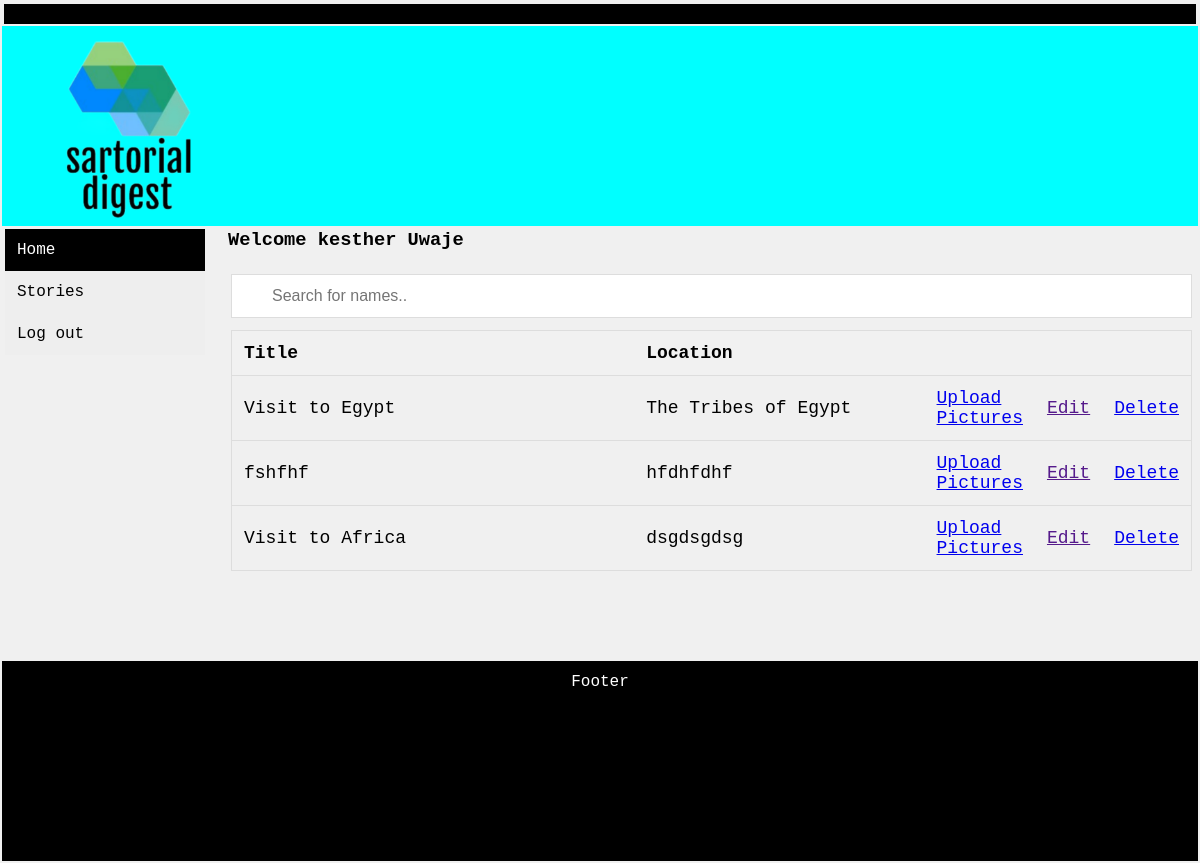
Page /stories1.php?sql=10 on the committed database.
### tables this page shows
CREATE TABLE IF NOT EXISTS `users` (
  `id` int NOT NULL AUTO_INCREMENT,
  `fname` varchar(50) DEFAULT NULL,
  `lname` varchar(50) DEFAULT NULL,
  `email` varchar(50) DEFAULT NULL,
  `xlocation` longtext,
  `xdate` datetime NOT NULL DEFAULT CURRENT_TIMESTAMP ON UPDATE CURRENT_TIMESTAMP,
  `pic` longtext,
  `xpassword` longtext,
  PRIMARY KEY (`id`)
);

CREATE TABLE IF NOT EXISTS `stories_tble` (
  `id` int NOT NULL AUTO_INCREMENT,
  `title` longtext,
  `location` longtext,
  `msg` longtext,
  `userID` int NOT NULL,
  `xDate` datetime NOT NULL DEFAULT CURRENT_TIMESTAMP ON UPDATE CURRENT_TIMESTAMP,
  `xApproval` int NOT NULL DEFAULT '0',
  PRIMARY KEY (`id`)
);

### stories1.php (the view, shortened to what this page needs)
<?php require_once "dbconnect.php"; ?>
<?php
$id = $_GET['sql'];
    $sql = "Select * from users where id='$id'";
    $result = mysqli_query($conn, $sql);
    while($row = mysqli_fetch_assoc($result)) {
        $txtFname=  $row["fname"];
        $txtLname=  $row["lname"];
     }
?>
<html>
    <head>
    </head>
    <link rel="stylesheet" href="css/table.css">
    <link rel="stylesheet" href="css/main.css">
    <body>
        <table border="0px;" width="100%" cellspacing="1">
            <tr>
                <td>
                    <table width="100%">
                        <tr>
                            <td bgcolor="#000">&nbsp;</td>
                        </tr>
                    </table>
                    <table class="banner" width="100%">
                        <tr>
                            <td><img src="imgs/logo.png" width="250px"></td>
                        </tr>
                    </table>
                    <table witdth="100%">
                        <tr>
                            <td valign="top">
                            <div class="vertical-menu">
                                    <a href="welcome.php?sql=<?php echo $id ; ?>" class="active">Home</a>
                                    <a href="stories1.php?sql=<?php echo $id ; ?>">Stories</a>
                                    <a href="index.php">Log out</a>
                                </div>
                            </td>
                            <td valign="top" style="padding-left:20px"  width="90%">
                                <h3>Welcome <?php echo $txtFname ." ". $txtLname; ?>  </h3>
                                <table width="100%" style="margin-top:20px;">
                                    <tr>
                                        <td>
                                        <input type="text" id="myInput" onkeyup="myFunction()" placeholder="Search for names..">
                                        <table id="myTable">
                                        <tr class="header">
                                            <th style="width:60%;">Title</th>
                                            <th style="width:40%;">Location</th>
                                            <th style="width:40%;">&nbsp;</th>
                                            <th style="width:40%;">&nbsp;</th>
                                            <th style="width:40%;">&nbsp;</th>
                                        </tr>
    <?php
    $sql = "Select * from stories_tble where userID='$id'";
    $result = mysqli_query($conn, $sql);
    while($row = mysqli_fetch_assoc($result)) {
    ?>
                                        <tr>
                                            <td><?php echo $row["title"]; ?></td>
                                            <td><?php echo $row["location"]; ?></td>
                                            <td><a href= "pictures.php?PstID=<?php echo $row["id"]; ?>&&id=<?php echo $id; ?>">Upload Pictures</a></td>
                                            <td><a href= "">Edit</a></td>
                                            <td><a href= "stories1.php?PstID=<?php echo $row["id"]; ?>&&pg=6&&sql=<?php echo $row["userID"]; ?>">Delete</a></td>
                                        </tr>
<?php
     }
?>
                                        </table>
                                        </td>
                                    </tr>
                                </table>
                            </td>
                        </tr>
                    </table>
                    <table style="margin: 30px;">
                        <tr>
                            <td>&nbsp;</td>
                        </tr>
                    </table>
                    <?php include 'footer.php';?>
                </td>
            </tr>
        </table>
    </body>
</html>

### css/table.css (style rules this page uses)
#myInput { background-image: url('/css/searchicon.png'); background-position: 10px 12px; background-repeat: no-repeat; width: 100%; font-size: 16px; padding: 12px 20px 12px 40px; border: 1px solid #ddd; margin-bottom: 12px; }
#myTable { border-collapse: collapse; width: 100%; border: 1px solid #ddd; font-size: 18px; }
#myTable th, #myTable td { text-align: left; padding: 12px; }
#myTable tr { border-bottom: 1px solid #ddd; }
#myTable tr.header, #myTable tr:hover { background-color: #f1f1f1; }

### css/main.css (style rules this page uses)
* { Margin:0px; }
body { background-color: #f0f0f0; font-size: 12px; font-family: 'Courier New', Courier, monospace; }
.banner { background-color:aqua; height:200px; }

### stories1.php (style rules this page uses)
.vertical-menu { width: 200px; }
.vertical-menu a { background-color: #eee; color: black; display: block; padding: 12px; text-decoration: none; }
.vertical-menu a.active { background-color: #000; color: white; }

### rows in the picture
users: fname "kesther", lname "Uwaje"
stories_tble: title "Visit to Egypt", location "The Tribes of Egypt"
stories_tble: title "fshfhf", location "hfdhfdhf"
stories_tble: title "Visit to Africa", location "dsgdsgdsg"
